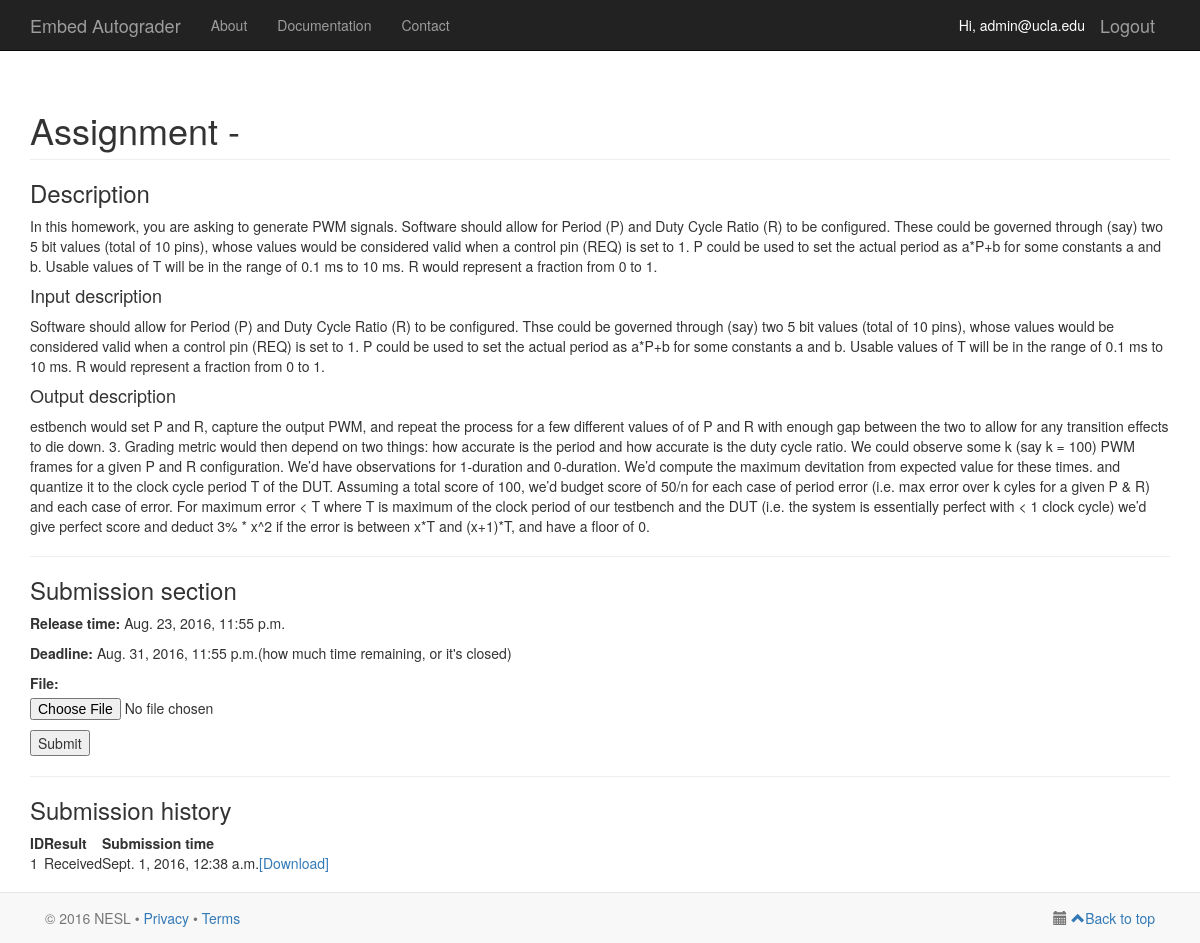
The app's page /assignment/1/ (signed in), older data.
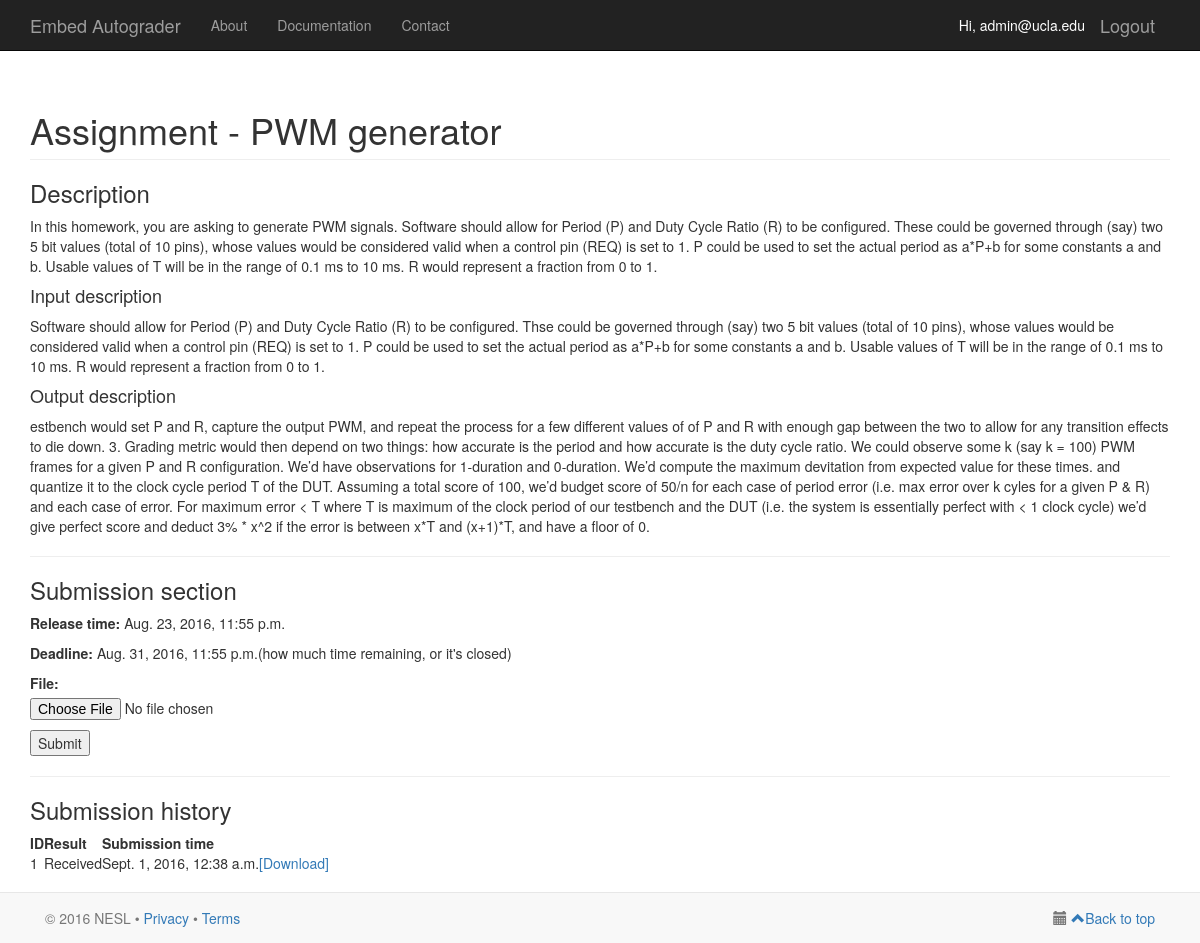
The same page, newer data.
### serapis/models.py (models this page shows, shortened)
class Assignment(models.Model):
    course_id = models.ForeignKey(Course, on_delete = models.CASCADE)
    name = models.CharField(max_length=50)
    release_time = models.DateTimeField()
    deadline = models.DateTimeField()
    problem_statement = models.TextField()
    input_statement = models.TextField()
    output_statement = models.TextField()
    testbed_type_id = models.ForeignKey(TestbedType, on_delete = models.CASCADE, default = None, null = True)
    num_testbeds = models.IntegerField(default = None, null = True)

### serapis/views.py (the view, shortened to what this page needs)
# urls.py: url(r'^create-assignment/([0-9]+)/$', views.create_assignment, name='create-assignment'),
@login_required(login_url='/login/')
def assignment(request, assignment_id):
    username = request.user
    user = User.objects.filter(username=username)[0]
    user_profile = UserProfile.objects.filter(user=user)[0]
    assignment_list = Assignment.objects.filter(id=assignment_id)
    if not assignment_list:
        return HttpResponse("Assignment cannot be found")
    assignment = assignment_list[0]
    submission_form = AssignmentSubmissionForm()
    submission_short_list = Submission.objects.filter(student_id=user, assignment_id=assignment).order_by('-id')
    template_context = {
            'myuser': request.user,
            'user_profile': user_profile,
            'assignment': assignment,
            'submission_form': submission_form,
            'submission_short_list': submission_short_list,
    }
    return render(request, 'serapis/assignment.html', template_context)

### serapis/model_forms.py
class AssignmentSubmissionForm(ModelForm):
    class Meta:
        model = Submission
        fields = ['file']

### serapis/templates/serapis/assignment.html (shortened to what this page needs)
{% extends 'serapis/base.html' %}
{% load staticfiles %}
{% block content %}
    <div class="container">
        <h1 class="page-header">Assignment - {{ assignment.name }}</h1>
        <h3>Description</h3>
        <p>{{ assignment.problem_statement }}</p>
        <h4>Input description</h4>
        <p>{{ assignment.input_statement }}</p>
        <h4>Output description</h4>
        <p>{{ assignment.output_statement }}</p>
        <hr/>
        <h3>Submission section</h3>
        <p><b>Release time: </b>{{ assignment.release_time }}</p>
        <p><b>Deadline: </b>{{ assignment.deadline }}(how much time remaining, or it's closed)</p>
        <form action="." method="post" enctype="multipart/form-data">
            {{ submission_form.as_p }}
            <input type="submit" value="Submit" />
        </form>
        <hr/>
        <h3>Submission history</h3>
        {% if not submission_short_list %}
            <p>No submissions to this question yet.</p>
        {% else %}
            <table>
                <tr><th>ID</th><th>Result</th><th>Submission time</th><th>&nbsp;</th></tr>
                {% for s in submission_short_list %}
                    <tr><td>{{ s.id }}</td><td>{{ s.get_status_display }}</td><td>{{ s.submission_time }}</td><td><a href="{{ MEDIA_URL }}{{ s.file.url }}">[Download]</a></tr>
                {% endfor %}
            </table>
        {% endif %}
    </div>
{% endblock %}

Row changes from the older to the newer data that the page shows:
changed Assignment: name (not shown) → "PWM generator"
